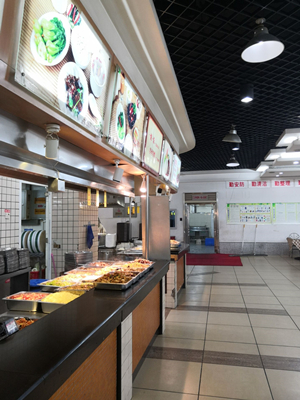
#> input picture task8/01.jpg, 300 x 400 px
$ python stitching.py
#> lines starting #> are read from the running program, lines starting #| are printed output that depends on the picture
# -*- coding: utf-8 -*-
"""
Created on Wed Oct  9 22:24:03 2019

@author: kentlohr
"""

import numpy as np
import cv2 as cv

GOOD_POINTS_LIMITED = 0.99
src = '01.jpg'
des = '02.jpg'

img1_3 = cv.imread(src,1)# 基准图像
#> img1_3 is the input picture: shape (400, 300, 3); mean B, G, R 105.2, 111.5, 117
img2_3 = cv.imread(des,1)# 拼接图像
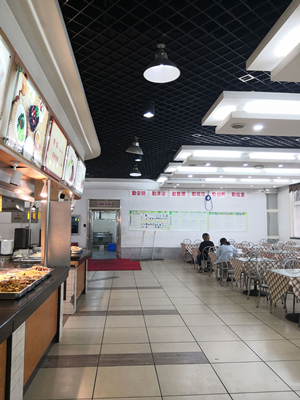
#> input picture task8/02.jpg, 300 x 400 px
#> img2_3 is the input picture: shape (400, 300, 3); mean B, G, R 117.1, 120.5, 124.9

orb = cv.ORB_create()
kp1, des1 = orb.detectAndCompute(img1_3,None)
#> kp1 = 500 keypoints; strongest (x, y, size): (242, 100, 31), (243, 99, 44.6), (251, 99, 31), (250, 98, 37.2)
kp2, des2 = orb.detectAndCompute(img2_3,None)
#> kp2 = 491 keypoints; strongest (x, y, size): (144, 115, 31), (145, 114, 37.2), (150, 114, 44.6), (61, 196, 31)

bf = cv.BFMatcher.create()

matches = bf.match(des1,des2)
#> matches = 500 matches

matches = sorted(matches, key = lambda x:x.distance)

goodPoints =[]
for i in range(len(matches)-1):
    if(matches[i].distance < GOOD_POINTS_LIMITED * matches[i+1].distance):
        goodPoints.append(matches[i])
#> after the loop, goodPoints = 26 matches

# goodPoints = matches[:20] if len(matches) > 20   else matches[:]
print(goodPoints)
#> (printed output is left out)

img3 = cv.drawMatches(img1_3,kp1,img2_3,kp2,goodPoints, flags=2,outImg=None )
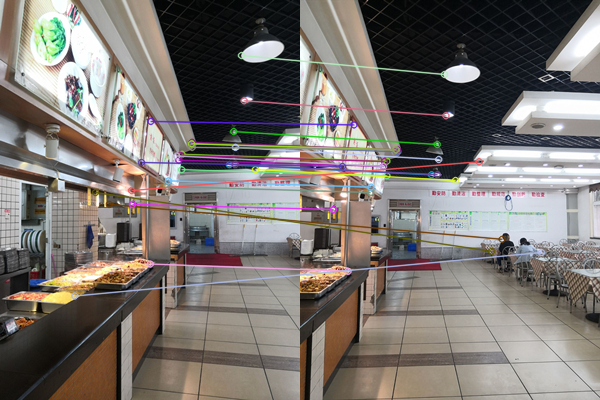
#> img3: shape (400, 600, 3); mean B, G, R 111.8, 116.3, 121.7

src_pts = np.float32([kp1[m.queryIdx].pt for m in goodPoints]).reshape(-1, 1, 2)
#> src_pts = 26 rows, first 8: [149.8, 263.5], [192.8, 143.1], [191.6, 141.8], [150.3, 121], [181.2, 169.2], [243.6, 100.2], [255, 169], [166, 186]
dst_pts = np.float32([kp2[m.trainIdx].pt for m in goodPoints]).reshape(-1, 1, 2)
#> dst_pts = 26 rows, first 8: [47.52, 270.7], [97.46, 151.4], [97.04, 149.3], [53.57, 124.4], [86.4, 175.2], [145.4, 115.2], [155, 180], [70, 192]

M, mask = cv.findHomography( dst_pts,src_pts, cv.RHO)
#> M = [[0.704, 0.00985, 103], [-0.234, 0.917, 13.05], [-0.00104, -2.83e-06, 1]]; mask = 26 values, max 1 at index 1, min 0 at index 0, mean 0.731

# 获取原图像的高和宽
h1,w1,p1 = img2_3.shape
#> h1 = 400; w1 = 300; p1 = 3
h2,w2,p2 = img1_3.shape
#> h2 = 400; w2 = 300; p2 = 3

h = np.maximum(h1,h2)
#> h = 400
w = np.maximum(w1,w2)
#> w = 300

_movedis = int(np.maximum(dst_pts[0][0][0],src_pts[0][0][0]))
imageTransform = cv.warpPerspective(img2_3,M,(w1+w2-_movedis,h))
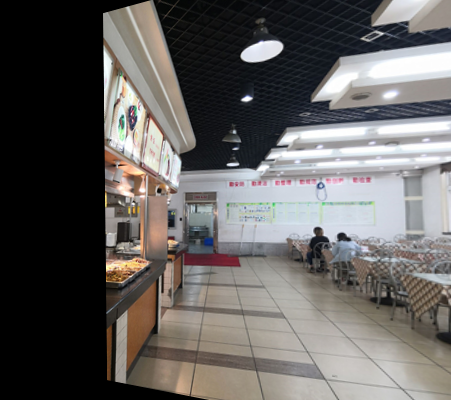
#> imageTransform: shape (400, 451, 3); mean B, G, R 94.9, 96.7, 99.4

M1 = np.float32([[1, 0, 0], [0, 1, 0]])
h_1,w_1,p = img1_3.shape
#> h_1 = 400; w_1 = 300; p = 3
dst1 = cv.warpAffine(img1_3,M1,(w1+w2-_movedis, h))
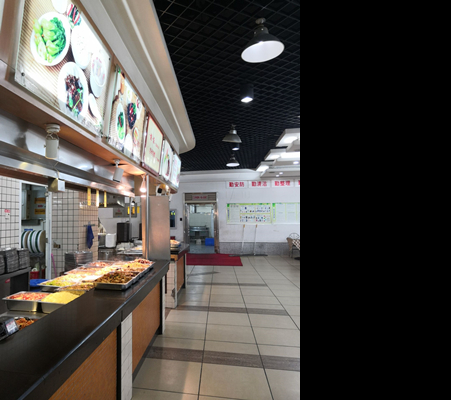
#> dst1: shape (400, 451, 3); mean B, G, R 70, 74.1, 77.8

dst = cv.add(dst1,imageTransform)
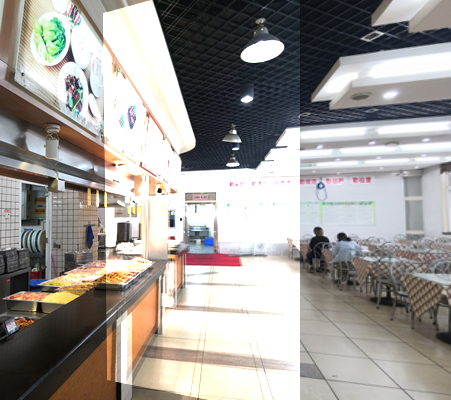
#> dst: shape (400, 451, 3); mean B, G, R 151.1, 155.1, 158.8
dst_no = np.copy(dst)

dst_target = np.maximum(dst1,imageTransform)
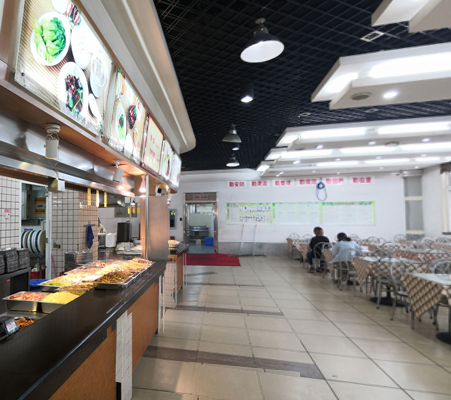
#> dst_target: shape (400, 451, 3); mean B, G, R 123.5, 127.6, 131.6

cv.imshow("1", img1_3)
cv.imshow("2", img2_3)
cv.imshow("3", img3)
cv.imshow("4", imageTransform)
cv.imshow("5", dst1)
cv.imshow("6", dst_no)
cv.imshow("7", dst_target)
cv.waitKey(0)
